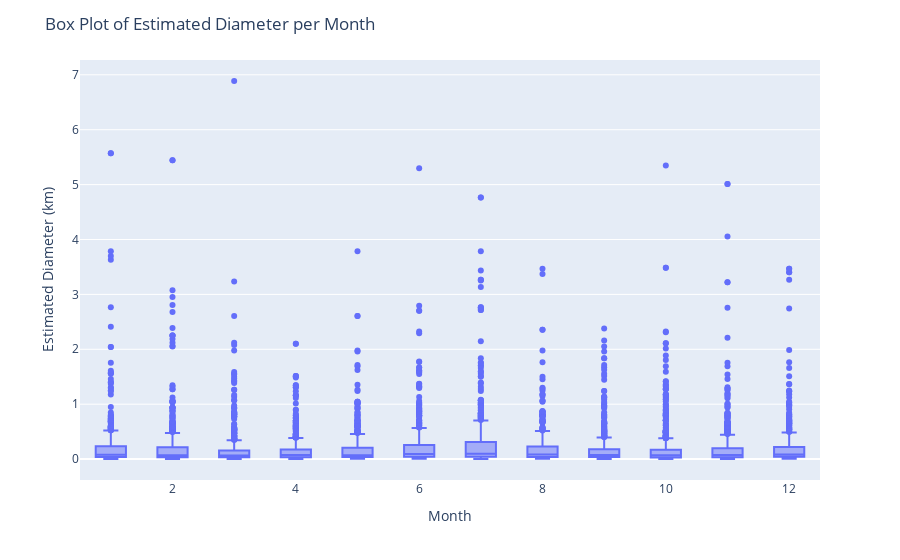

The notebook cell this image was saved under:
### Code cell
# Interactive boxplot - Size pr. Month
import plotly.express as px
import pandas as pd

# Create the box plot
fig = px.box(df, 
             x=pd.to_datetime(df['close_approach_date']).dt.month, 
             y='estimated_diameter_kilometers_estimated_diameter_max', 
             labels={'x': 'Month', 
                     'estimated_diameter_kilometers_estimated_diameter_max': 'Estimated Diameter (km)'
                     }
            )

# Set the title of the plot
fig.update_layout(title='Box Plot of Estimated Diameter per Month')

# Show the plot
fig.show()

### Figure 1 — Plotly figure (JSON) as saved in the notebook; plotly's stock layout.template omitted (floating-point values rounded to 4 significant figures; data arrays with more than 128 entries replaced by an {"elided": "..."} marker saying what was removed)
{"data": [{"alignmentgroup": "True", "hovertemplate": "Month=%{x}<br>Estimated Diameter (km)=%{y}<extra></extra>", "legendgroup": "", "marker": {"color": "#636efa"}, "name": "", "notched": false, "offsetgroup": "", "orientation": "v", "showlegend": false, "type": "box", "x": {"elided": "7951 int values"}, "x0": " ", "xaxis": "x", "y": {"elided": "7951 float values"}, "y0": " ", "yaxis": "y"}], "layout": {"boxmode": "group", "legend": {"tracegroupgap": 0}, "margin": {"t": 60}, "title": {"text": "Box Plot of Estimated Diameter per Month"}, "xaxis": {"anchor": "y", "domain": [0, 1], "title": {"text": "Month"}}, "yaxis": {"anchor": "x", "domain": [0, 1], "title": {"text": "Estimated Diameter (km)"}}}}
